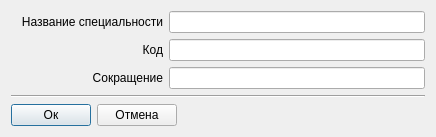
<?xml version="1.0" encoding="UTF-8"?>
<ui version="4.0">
 <class>mAddSpecialitiesDialog</class>
 <widget class="QDialog" name="mAddSpecialitiesDialog">
  <property name="geometry">
   <rect>
    <x>0</x>
    <y>0</y>
    <width>436</width>
    <height>132</height>
   </rect>
  </property>
  <property name="windowTitle">
   <string>Dialog</string>
  </property>
  <layout class="QVBoxLayout" name="verticalLayout" stretch="1,0,0">
   <item>
    <layout class="QGridLayout" name="gridLayout">
     <item row="2" column="1">
      <widget class="QLabel" name="label_3">
       <property name="text">
        <string>Сокращение</string>
       </property>
       <property name="alignment">
        <set>Qt::AlignRight|Qt::AlignTrailing|Qt::AlignVCenter</set>
       </property>
      </widget>
     </item>
     <item row="1" column="1">
      <widget class="QLabel" name="label_2">
       <property name="text">
        <string>Код</string>
       </property>
       <property name="alignment">
        <set>Qt::AlignRight|Qt::AlignTrailing|Qt::AlignVCenter</set>
       </property>
      </widget>
     </item>
     <item row="0" column="1">
      <widget class="QLabel" name="label">
       <property name="text">
        <string>Название специальности</string>
       </property>
       <property name="alignment">
        <set>Qt::AlignRight|Qt::AlignTrailing|Qt::AlignVCenter</set>
       </property>
      </widget>
     </item>
     <item row="0" column="2">
      <widget class="QLineEdit" name="nameLineEdit">
       <property name="sizePolicy">
        <sizepolicy hsizetype="Fixed" vsizetype="Fixed">
         <horstretch>0</horstretch>
         <verstretch>0</verstretch>
        </sizepolicy>
       </property>
       <property name="minimumSize">
        <size>
         <width>256</width>
         <height>0</height>
        </size>
       </property>
       <property name="maximumSize">
        <size>
         <width>256</width>
         <height>16777215</height>
        </size>
       </property>
      </widget>
     </item>
     <item row="1" column="2">
      <widget class="QLineEdit" name="codeLineEdit">
       <property name="sizePolicy">
        <sizepolicy hsizetype="Fixed" vsizetype="Fixed">
         <horstretch>0</horstretch>
         <verstretch>0</verstretch>
        </sizepolicy>
       </property>
       <property name="minimumSize">
        <size>
         <width>256</width>
         <height>0</height>
        </size>
       </property>
       <property name="maximumSize">
        <size>
         <width>256</width>
         <height>16777215</height>
        </size>
       </property>
      </widget>
     </item>
     <item row="2" column="2">
      <widget class="QLineEdit" name="abrvLineEdit">
       <property name="sizePolicy">
        <sizepolicy hsizetype="Fixed" vsizetype="Fixed">
         <horstretch>0</horstretch>
         <verstretch>0</verstretch>
        </sizepolicy>
       </property>
       <property name="minimumSize">
        <size>
         <width>256</width>
         <height>0</height>
        </size>
       </property>
       <property name="maximumSize">
        <size>
         <width>256</width>
         <height>16777215</height>
        </size>
       </property>
      </widget>
     </item>
    </layout>
   </item>
   <item>
    <widget class="Line" name="line">
     <property name="orientation">
      <enum>Qt::Horizontal</enum>
     </property>
    </widget>
   </item>
   <item>
    <layout class="QHBoxLayout" name="horizontalLayout">
     <item>
      <widget class="QPushButton" name="okPushButton">
       <property name="text">
        <string>Ок</string>
       </property>
      </widget>
     </item>
     <item>
      <widget class="QPushButton" name="cancelPushButton">
       <property name="text">
        <string>Отмена</string>
       </property>
      </widget>
     </item>
     <item>
      <spacer name="horizontalSpacer">
       <property name="orientation">
        <enum>Qt::Horizontal</enum>
       </property>
       <property name="sizeHint" stdset="0">
        <size>
         <width>40</width>
         <height>20</height>
        </size>
       </property>
      </spacer>
     </item>
    </layout>
   </item>
  </layout>
 </widget>
 <resources/>
 <connections/>
</ui>
